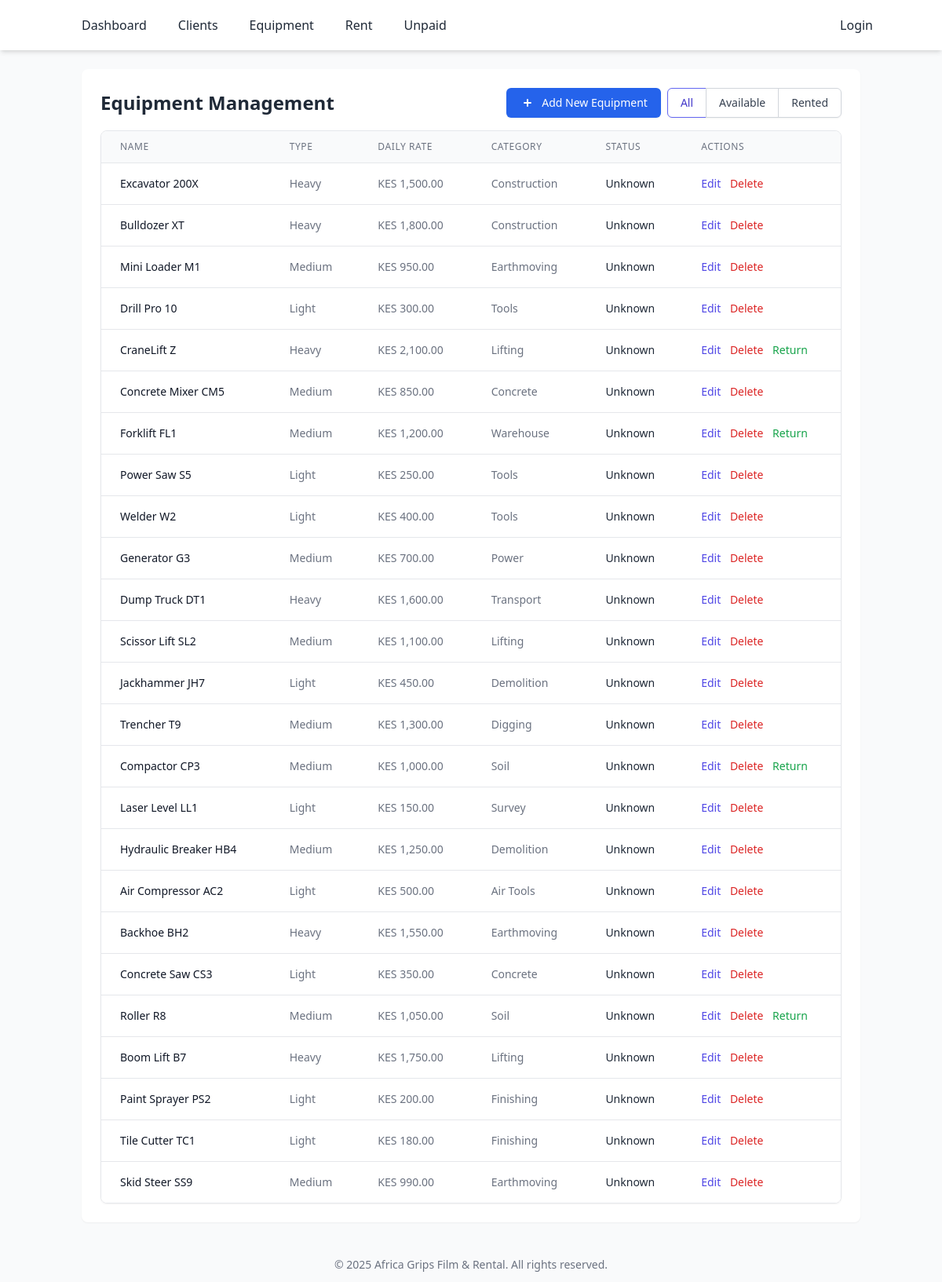
/dashboards/equipment.php, run on the app's committed database.
### tables this page shows
CREATE TABLE equipment (
    id INT AUTO_INCREMENT PRIMARY KEY,
    name VARCHAR(255) NOT NULL,
    type VARCHAR(100) NOT NULL,
    daily_rate DECIMAL(10, 2) NOT NULL,
    is_available BOOLEAN DEFAULT TRUE,
    created_at TIMESTAMP DEFAULT CURRENT_TIMESTAMP,
    category VARCHAR(100),
    status VARCHAR(20) DEFAULT 'available'
);

### config/db.php (called while the page is built, shortened)
<?php
$host = 'localhost';
$db   = 'africa_grips';
$user = 'root';
$pass = '';
try {
    $pdo = new PDO("mysql:host=$host;dbname=$db;charset=utf8", $user, $pass);
    $pdo->setAttribute(PDO::ATTR_ERRMODE, PDO::ERRMODE_EXCEPTION);
} catch (PDOException $e) {
    die("Database connection failed: " . $e->getMessage());
}
function fetchAll($table, $conditions = []) {
    global $pdo;
    $sql = "SELECT * FROM $table";
    $stmt = $pdo->prepare($sql);
    $stmt->execute($conditions);
    return $stmt->fetchAll(PDO::FETCH_ASSOC);
}
?>

### dashboards/equipment.php (the view, shortened to what this page needs)
<?php
include '../includes/header.php';
require '../config/db.php';
require '../includes/functions.php';
$filter = $_GET['filter'] ?? 'all';
if ($filter === 'available') {
    $equipment = fetchAll('equipment', ['status' => 'available']);
} elseif ($filter === 'rented') {
    $equipment = fetchAll('equipment', ['status' => 'rented']);
} else {
    $equipment = fetchAll('equipment');
}
?>
<div class="bg-white shadow-sm rounded-lg p-6 mb-6">
    <div class="flex flex-col md:flex-row md:items-center md:justify-between gap-4 mb-4">
        <h2 class="text-2xl font-bold text-gray-800">Equipment Management</h2>
        <div class="flex flex-wrap gap-2">
            <a href="../equipment/add.php" class="inline-flex items-center px-4 py-2 border border-transparent text-sm font-medium rounded-md shadow-sm text-white bg-blue-600 hover:bg-blue-700 focus:outline-none focus:ring-2 focus:ring-offset-2 focus:ring-blue-500">
                <svg xmlns="http://www.w3.org/2000/svg" class="h-5 w-5 mr-2" viewBox="0 0 20 20" fill="currentColor">
                    <path fill-rule="evenodd" d="M10 5a1 1 0 011 1v3h3a1 1 0 110 2h-3v3a1 1 0 11-2 0v-3H6a1 1 0 110-2h3V6a1 1 0 011-1z" clip-rule="evenodd" />
                </svg>
                Add New Equipment
            </a>
            <div class="relative inline-flex rounded-md shadow-sm">
                <a href="equipment.php?filter=all" class="relative inline-flex items-center px-4 py-2 rounded-l-md border border-gray-300 bg-white text-sm font-medium text-gray-700 hover:bg-gray-50 focus:z-10 focus:outline-none focus:ring-1 focus:ring-indigo-500 focus:border-indigo-500 <?= $filter === 'all' ? 'bg-indigo-50 border-indigo-500 text-indigo-700' : '' ?>">
                    All
                </a>
                <a href="equipment.php?filter=available" class="-ml-px relative inline-flex items-center px-4 py-2 border border-gray-300 bg-white text-sm font-medium text-gray-700 hover:bg-gray-50 focus:z-10 focus:outline-none focus:ring-1 focus:ring-indigo-500 focus:border-indigo-500 <?= $filter === 'available' ? 'bg-indigo-50 border-indigo-500 text-indigo-700' : '' ?>">
                    Available
                </a>
                <a href="equipment.php?filter=rented" class="-ml-px relative inline-flex items-center px-4 py-2 rounded-r-md border border-gray-300 bg-white text-sm font-medium text-gray-700 hover:bg-gray-50 focus:z-10 focus:outline-none focus:ring-1 focus:ring-indigo-500 focus:border-indigo-500 <?= $filter === 'rented' ? 'bg-indigo-50 border-indigo-500 text-indigo-700' : '' ?>">
                    Rented
                </a>
            </div>
        </div>
    </div>
    <div class="overflow-x-auto rounded-lg shadow-sm border border-gray-200">
        <table class="min-w-full divide-y divide-gray-200">
            <thead class="bg-gray-50">
                <tr>
                    <th scope="col" class="px-6 py-3 text-left text-xs font-medium text-gray-500 uppercase tracking-wider">Name</th>
                    <th scope="col" class="px-6 py-3 text-left text-xs font-medium text-gray-500 uppercase tracking-wider">Type</th>
                    <th scope="col" class="px-6 py-3 text-left text-xs font-medium text-gray-500 uppercase tracking-wider">Daily Rate</th>
                    <th scope="col" class="px-6 py-3 text-left text-xs font-medium text-gray-500 uppercase tracking-wider">Category</th>
                    <th scope="col" class="px-6 py-3 text-left text-xs font-medium text-gray-500 uppercase tracking-wider">Status</th>
                    <th scope="col" class="px-6 py-3 text-left text-xs font-medium text-gray-500 uppercase tracking-wider">Actions</th>
                </tr>
            </thead>
            <tbody class="bg-white divide-y divide-gray-200">
                <?php if (empty($equipment)) : ?>
                    <tr>
                        <td colspan="6" class="px-6 py-4 whitespace-nowrap text-center text-gray-500">No equipment found for this filter.</td>
                    </tr>
                <?php else : ?>
                    <?php foreach ($equipment as $item) : ?>
                        <tr>
                            <td class="px-6 py-4 whitespace-nowrap text-sm font-medium text-gray-900"><?= htmlspecialchars($item['name']) ?></td>
                            <td class="px-6 py-4 whitespace-nowrap text-sm text-gray-500"><?= htmlspecialchars($item['type']) ?></td>
                            <td class="px-6 py-4 whitespace-nowrap text-sm text-gray-500">KES <?= number_format($item['daily_rate'], 2) ?></td>
                            <td class="px-6 py-4 whitespace-nowrap text-sm text-gray-500"><?= htmlspecialchars($item['category']) ?></td>
                            <td class="px-6 py-4 whitespace-nowrap text-sm">
                                <?= statusBadge($item['status']) ?>
                            </td>
                            <td class="px-6 py-4 whitespace-nowrap text-sm font-medium space-x-2">
                                <a href="../equipment/edit.php?id=<?= $item['id'] ?>" class="text-indigo-600 hover:text-indigo-900">Edit</a>
                                <a href="../equipment/delete.php?id=<?= $item['id'] ?>" class="text-red-600 hover:text-red-900" onclick="return confirm('Are you sure you want to delete this equipment? This action cannot be undone.');">Delete</a>
                                <?php if ($item['status'] === 'rented') : ?>
                                    <a href="../equipment/return.php?id=<?= $item['id'] ?>" class="text-green-600 hover:text-green-900">Return</a>
                                <?php endif; ?>
                            </td>
                        </tr>
                    <?php endforeach; ?>
                <?php endif; ?>
            </tbody>
        </table>
    </div>
</div>
<?php include '../includes/footer.php'; ?>

### includes/functions.php (shortened to what this page needs)
<?php
if (!function_exists('statusBadge')) {
    function statusBadge($status) {
        $status = strtolower($status);
        switch ($status) {
            default:
                return '<span class="badge bg-secondary">Unknown</span>';
        }
    }
}

### data on the page
equipment: name "Excavator 200X", type "Heavy", daily_rate "1,500.00", category "Construction", status "Unknown"
equipment: name "Bulldozer XT", type "Heavy", daily_rate "1,800.00", category "Construction", status "Unknown"
equipment: name "Mini Loader M1", type "Medium", daily_rate "950.00", category "Earthmoving", status "Unknown"
equipment: name "Drill Pro 10", type "Light", daily_rate "300.00", category "Tools", status "Unknown"
equipment: name "CraneLift Z", type "Heavy", daily_rate "2,100.00", category "Lifting", status "Unknown"
equipment: name "Concrete Mixer CM5", type "Medium", daily_rate "850.00", category "Concrete", status "Unknown"
equipment: name "Forklift FL1", type "Medium", daily_rate "1,200.00", category "Warehouse", status "Unknown"
equipment: name "Power Saw S5", type "Light", daily_rate "250.00", category "Tools", status "Unknown"
equipment: name "Welder W2", type "Light", daily_rate "400.00", category "Tools", status "Unknown"
equipment: name "Generator G3", type "Medium", daily_rate "700.00", category "Power", status "Unknown"
equipment: name "Dump Truck DT1", type "Heavy", daily_rate "1,600.00", category "Transport", status "Unknown"
equipment: name "Scissor Lift SL2", type "Medium", daily_rate "1,100.00", category "Lifting", status "Unknown"
equipment: name "Jackhammer JH7", type "Light", daily_rate "450.00", category "Demolition", status "Unknown"
equipment: name "Trencher T9", type "Medium", daily_rate "1,300.00", category "Digging", status "Unknown"
equipment: name "Compactor CP3", type "Medium", daily_rate "1,000.00", category "Soil", status "Unknown"
equipment: name "Laser Level LL1", type "Light", daily_rate "150.00", category "Survey", status "Unknown"
equipment: name "Hydraulic Breaker HB4", type "Medium", daily_rate "1,250.00", category "Demolition", status "Unknown"
equipment: name "Air Compressor AC2", type "Light", daily_rate "500.00", category "Air Tools", status "Unknown"
equipment: name "Backhoe BH2", type "Heavy", daily_rate "1,550.00", category "Earthmoving", status "Unknown"
equipment: name "Concrete Saw CS3", type "Light", daily_rate "350.00", category "Concrete", status "Unknown"
equipment: name "Roller R8", type "Medium", daily_rate "1,050.00", category "Soil", status "Unknown"
equipment: name "Boom Lift B7", type "Heavy", daily_rate "1,750.00", category "Lifting", status "Unknown"
equipment: name "Paint Sprayer PS2", type "Light", daily_rate "200.00", category "Finishing", status "Unknown"
equipment: name "Tile Cutter TC1", type "Light", daily_rate "180.00", category "Finishing", status "Unknown"
equipment: name "Skid Steer SS9", type "Medium", daily_rate "990.00", category "Earthmoving", status "Unknown"
